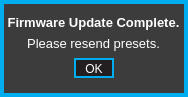
<?xml version="1.0" encoding="UTF-8"?>
<ui version="4.0">
 <class>FwUpdateCompleteForm</class>
 <widget class="QWidget" name="FwUpdateCompleteForm">
  <property name="geometry">
   <rect>
    <x>0</x>
    <y>0</y>
    <width>188</width>
    <height>97</height>
   </rect>
  </property>
  <property name="windowTitle">
   <string>Form</string>
  </property>
  <property name="styleSheet">
   <string notr="true">QWidget
{
	background:		rgba(35,31,32,255);
	border: 4px solid rgba(0,174,239,255);
}  

QWidget:hover
{
	/*border:				3px solid rgb(0, 126, 126)*/
}        

/*-------QFrame-------*/
QFrame
{
	background: rgb(60, 60, 60);
}

/* ---------- QLabels ------------*/
QLabel
{
	background:		rgba(0,0,0,0);
	color: 				white;
	font: 				10pt &quot;Corbel&quot;;
	border:				none;
}

QLabel:hover
{
	border:				none;
}  

/*---------- QPushButton ---------*/
QPushButton
{
	border: 2px solid rgba(0,174,239,255);
	font: 10pt &quot;Corbel&quot;;
	color: white;
	padding-top: 2;
}

QPushButton:pressed
{
	border: 2px solid white;
	font: 9pt &quot;Corbel&quot;;
	background: rgba(0,174,239,255);
	color: white;
}

/*-------QToolTip-------*/
QToolTip
{
	font: 10px &quot;Corbel&quot;;
	color: rgb(255, 255, 255);
	background: rgba(40, 40, 40, 140);
	border: 1px solid rgb(120, 120, 120);
	padding: 2px;
}</string>
  </property>
  <widget class="QFrame" name="warningFrame">
   <property name="geometry">
    <rect>
     <x>0</x>
     <y>0</y>
     <width>188</width>
     <height>97</height>
    </rect>
   </property>
   <property name="focusPolicy">
    <enum>Qt::NoFocus</enum>
   </property>
   <property name="styleSheet">
    <string notr="true"/>
   </property>
   <property name="frameShape">
    <enum>QFrame::StyledPanel</enum>
   </property>
   <property name="frameShadow">
    <enum>QFrame::Raised</enum>
   </property>
   <widget class="QFrame" name="warningSubFrame">
    <property name="geometry">
     <rect>
      <x>8</x>
      <y>8</y>
      <width>171</width>
      <height>81</height>
     </rect>
    </property>
    <property name="focusPolicy">
     <enum>Qt::NoFocus</enum>
    </property>
    <property name="styleSheet">
     <string notr="true">QFrame {
	background:rgba(200, 200, 200, 0);
	border-bottom-left-radius:4.0;
	border-bottom-right-radius:4.0;
	border-top-left-radius:4.0;
	border-top-right-radius:4.0;
	border:none;


}
</string>
    </property>
    <property name="frameShape">
     <enum>QFrame::StyledPanel</enum>
    </property>
    <property name="frameShadow">
     <enum>QFrame::Raised</enum>
    </property>
    <widget class="QLabel" name="updateComplete">
     <property name="geometry">
      <rect>
       <x>0</x>
       <y>-1</y>
       <width>171</width>
       <height>31</height>
      </rect>
     </property>
     <property name="focusPolicy">
      <enum>Qt::NoFocus</enum>
     </property>
     <property name="styleSheet">
      <string notr="true">font: bold 10pt;</string>
     </property>
     <property name="text">
      <string>Firmware Update Complete.</string>
     </property>
     <property name="alignment">
      <set>Qt::AlignCenter</set>
     </property>
    </widget>
    <widget class="QPushButton" name="ok">
     <property name="geometry">
      <rect>
       <x>66</x>
       <y>50</y>
       <width>40</width>
       <height>20</height>
      </rect>
     </property>
     <property name="focusPolicy">
      <enum>Qt::NoFocus</enum>
     </property>
     <property name="styleSheet">
      <string notr="true">QToolTip
{
	min-height: 16px;
}</string>
     </property>
     <property name="text">
      <string>OK</string>
     </property>
    </widget>
    <widget class="QLabel" name="updateComplete_2">
     <property name="geometry">
      <rect>
       <x>0</x>
       <y>20</y>
       <width>171</width>
       <height>31</height>
      </rect>
     </property>
     <property name="focusPolicy">
      <enum>Qt::NoFocus</enum>
     </property>
     <property name="styleSheet">
      <string notr="true">font: 10pt;</string>
     </property>
     <property name="text">
      <string>Please resend presets.</string>
     </property>
     <property name="alignment">
      <set>Qt::AlignCenter</set>
     </property>
    </widget>
   </widget>
  </widget>
 </widget>
 <resources/>
 <connections/>
</ui>
